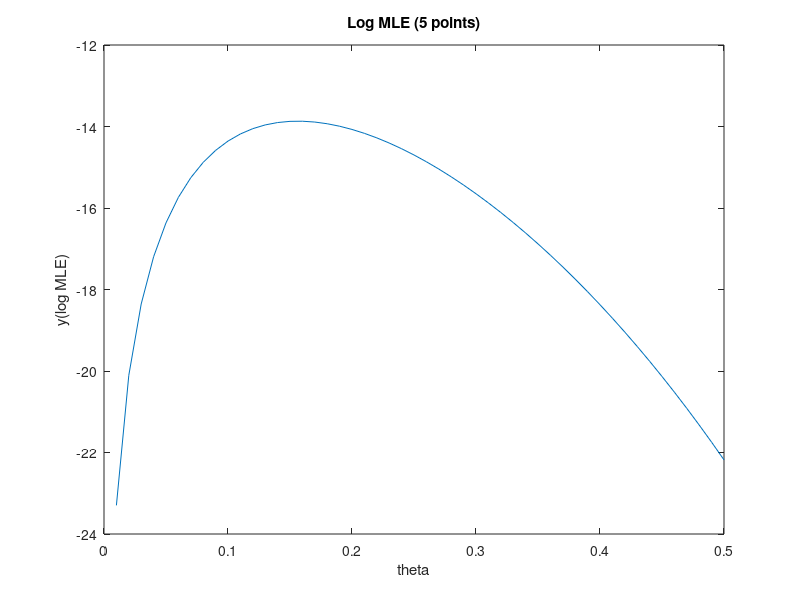
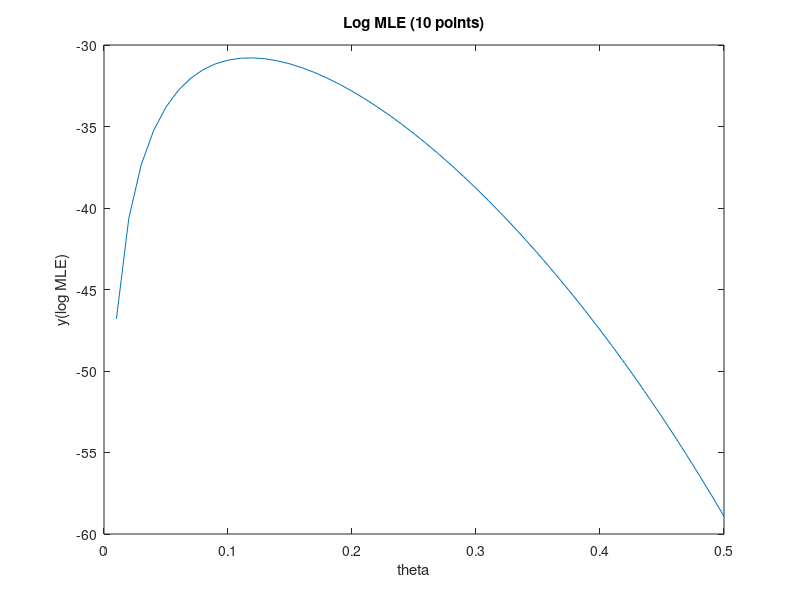
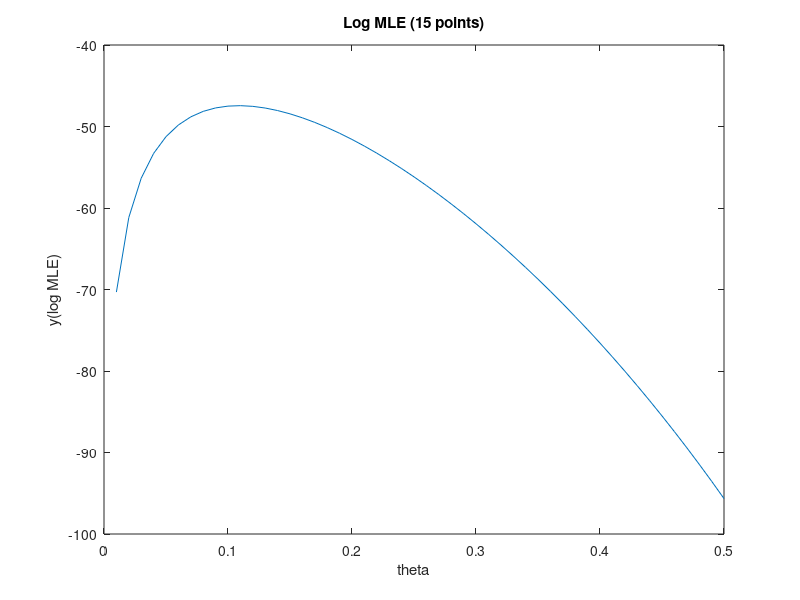

Recreate these plots in MATLAB, in order.
function [ ] = logMLE()

theta = 0.01:.01:0.5; 

x = [1 0 3 5 18 14 5 7 13 9 0 17 4 24 3];

y5= sum(x(1:5))*log(1-theta) + 5*log(theta);
y10 =  sum(x(1:10))*log(1-theta) + 10*log(theta);
y15 = sum(x(1:15))*log(1-theta) + 15*log(theta);

figure
plot(theta,y5)
xlabel('theta');
ylabel('y(log MLE)');
title('Log MLE (5 points)');

figure
plot(theta,y10)
xlabel('theta');
ylabel('y(log MLE)');
title('Log MLE (10 points)');

figure
plot(theta,y15)
xlabel('theta');
ylabel('y(log MLE)');
title('Log MLE (15 points)');

end

